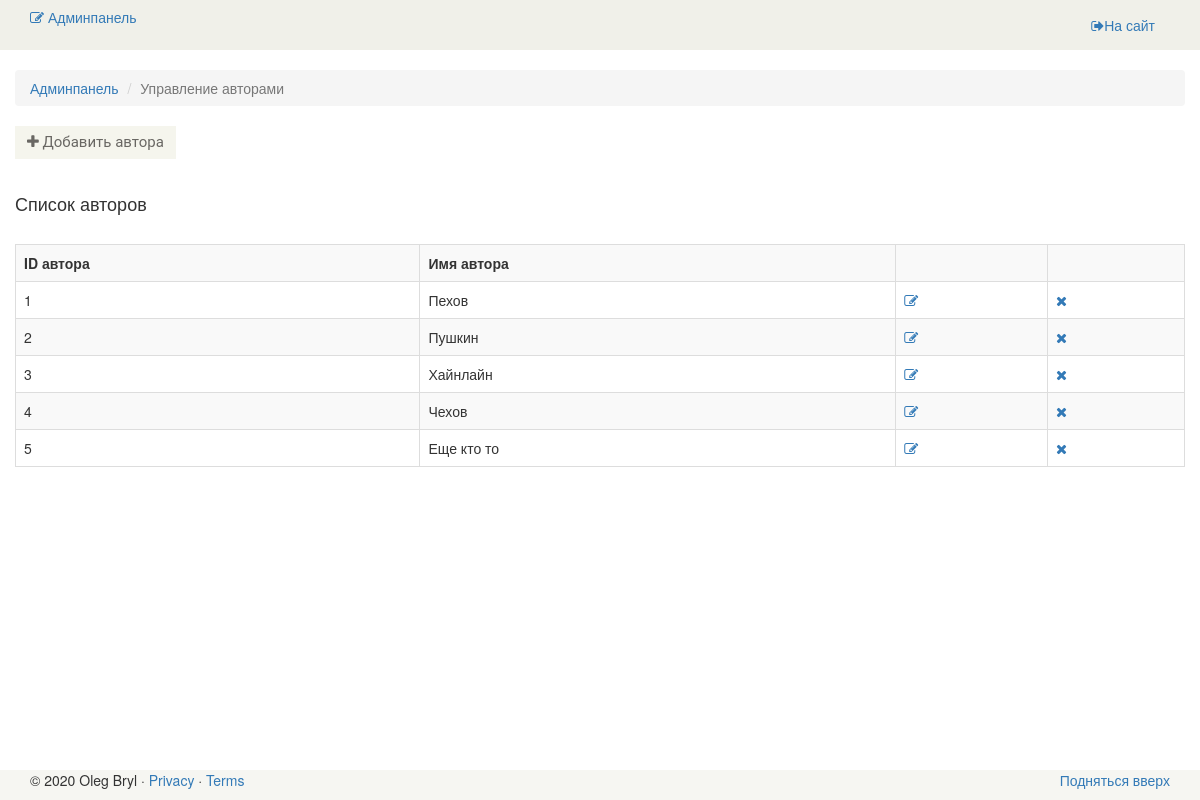
Page /admin/author (signed in) on the committed database.
### tables this page shows
CREATE TABLE `author` (
                          `id` int(11) NOT NULL AUTO_INCREMENT,
                          `name` varchar(255) DEFAULT NULL,
                          PRIMARY KEY (`id`)
);

### config/routes.php (called while the page is built)
<?php
return array(
    'book/([0-9]+)' => 'book/view/$1',
    'catalog' => 'catalog/index',
    'category/([0-9]+)/page-([0-9]+)' => 'catalog/category/$1/$2',
    'category/([0-9]+)' => 'catalog/category/$1',
    'author/([0-9]+)/page-([0-9]+)' => 'catalog/author/$1/$2',
    'author/([0-9]+)' => 'catalog/author/$1',
    'cart/checkout' => 'cart/checkout',
    'cart/delete/([0-9]+)' => 'cart/delete/$1',
    'cart/add/([0-9]+)' => 'cart/add/$1',
    'cart/addAjax/([0-9]+)' => 'cart/addAjax/$1',
    'cart' => 'cart/index',
    'user/register' => 'user/register',
    'user/login' => 'user/login',
    'user/logout' => 'user/logout',
    'cabinet/edit' => 'cabinet/edit',
    'cabinet' => 'cabinet/index',
    'admin/book/create' => 'adminBook/create',
    'admin/book/update/([0-9]+)' => 'adminBook/update/$1',
    'admin/book/delete/([0-9]+)' => 'adminBook/delete/$1',
    'admin/book' => 'adminBook/index',
    'admin/category/create' => 'adminCategory/create',
    'admin/category/update/([0-9]+)' => 'adminCategory/update/$1',
    'admin/category/delete/([0-9]+)' => 'adminCategory/delete/$1',
    'admin/category' => 'adminCategory/index',
    'admin/author/create' => 'adminAuthor/create',
    'admin/author/update/([0-9]+)' => 'adminAuthor/update/$1',
    'admin/author/delete/([0-9]+)' => 'adminAuthor/delete/$1',
    'admin/author' => 'adminAuthor/index',
    'admin/order/update/([0-9]+)' => 'adminOrder/update/$1',
    'admin/order/delete/([0-9]+)' => 'adminOrder/delete/$1',
    'admin/order/view/([0-9]+)' => 'adminOrder/view/$1',
    'admin/order' => 'adminOrder/index',
    'admin' => 'admin/index',
    'contacts' => 'site/contact',
    'about' => 'site/about',
    'index.php' => 'site/index',
    '' => 'site/index',
);

### controllers/AdminAuthorController.php (called while the page is built, shortened)
<?php
class AdminAuthorController extends AdminBase
{
    public function actionIndex()
    {
        $authorsList = Author::getAuthorsListAdmin();
        require_once(ROOT . '/views/admin_author/index.php');
        return true;
    }
}

### index.php (called while the page is built, shortened)
<?php
$router = new Router();
$router->run();

### models/Author.php (called while the page is built, shortened)
<?php
class Author
{
    public static function getAuthorsListAdmin()
    {
        $db = Db::getConnection();
        $result = $db->query('SELECT id, name FROM author ORDER BY id asc');
        $authorList = array();
        $i = 0;
        while ($row = $result->fetch()) {
            $authorList[$i]['id'] = $row['id'];
            $authorList[$i]['name'] = $row['name'];
            $i++;
        }
        return $authorList;
    }
}

### views/admin_author/index.php (the view)
<?php include ROOT . '/views/layouts/header_admin.php'; ?>
<section>
    <div class="container">
        <div class="row">
            <br/>
            <div class="breadcrumbs">
                <ol class="breadcrumb">
                    <li><a href="/admin">Админпанель</a></li>
                    <li class="active">Управление авторами</li>
                </ol>
            </div>
            <a href="/admin/author/create" class="btn btn-default back"><i class="fa fa-plus"></i> Добавить автора</a>
            <h4>Список авторов</h4>
            <br/>
            <table class="table-bordered table-striped table">
                <tr>
                    <th>ID автора</th>
                    <th>Имя автора</th>
                    <th></th>
                    <th></th>
                </tr>
                <?php foreach ($authorsList as $author): ?>
                    <tr>
                        <td><?php echo $author['id']; ?></td>
                        <td><?php echo $author['name']; ?></td>
                        <td><a href="/admin/author/update/<?php echo $author['id']; ?>" title="Редактировать"><i class="fa fa-pencil-square-o"></i></a></td>
                        <td><a href="/admin/author/delete/<?php echo $author['id']; ?>" title="Удалить"><i class="fa fa-times"></i></a></td>
                    </tr>
                <?php endforeach; ?>
            </table>
        </div>
    </div>
</section>
<?php include ROOT . '/views/layouts/footer_admin.php'; ?>

### components/Router.php (shortened to what this page needs)
<?php
class Router
{
    private $routes;
    public function __construct()
    {
        $routesPath = ROOT . '/config/routes.php';
        $this->routes = include($routesPath);
    }
    private function getURI()
    {
        if (!empty($_SERVER['REQUEST_URI'])) {
            return trim($_SERVER['REQUEST_URI'], '/');
        }
    }
    public function run()
    {
        $uri = $this->getURI();
        foreach ($this->routes as $uriPattern => $path) {
            if (preg_match("~$uriPattern~", $uri)) {
                $internalRoute = preg_replace("~$uriPattern~", $path, $uri);
                $segments = explode('/', $internalRoute);
                $controllerName = array_shift($segments) . 'Controller';
                $actionName = 'action' . ucfirst(array_shift($segments));
                $parameters = $segments;
                $controllerObject = new $controllerName;
                $result = call_user_func_array(array($controllerObject, $actionName), $parameters);
                if ($result != null) {
                    break;
                }
            }
        }
    }
}

### template/css/main.css (style rules this page uses)
.add-to-cart, .checkout, .back { background:#F5F5ED; border: 0 none; border-radius: 0; color: #696763; font-family: 'Roboto', sans-serif; font-size: 15px; margin-bottom: 25px; }
.table { overflow: auto; margin-bottom: 40px; }

### rows in the picture
author: id "1", name "Пехов"
author: id "2", name "Пушкин"
author: id "3", name "Хайнлайн"
author: id "4", name "Чехов"
author: id "5", name "Еще кто то"
